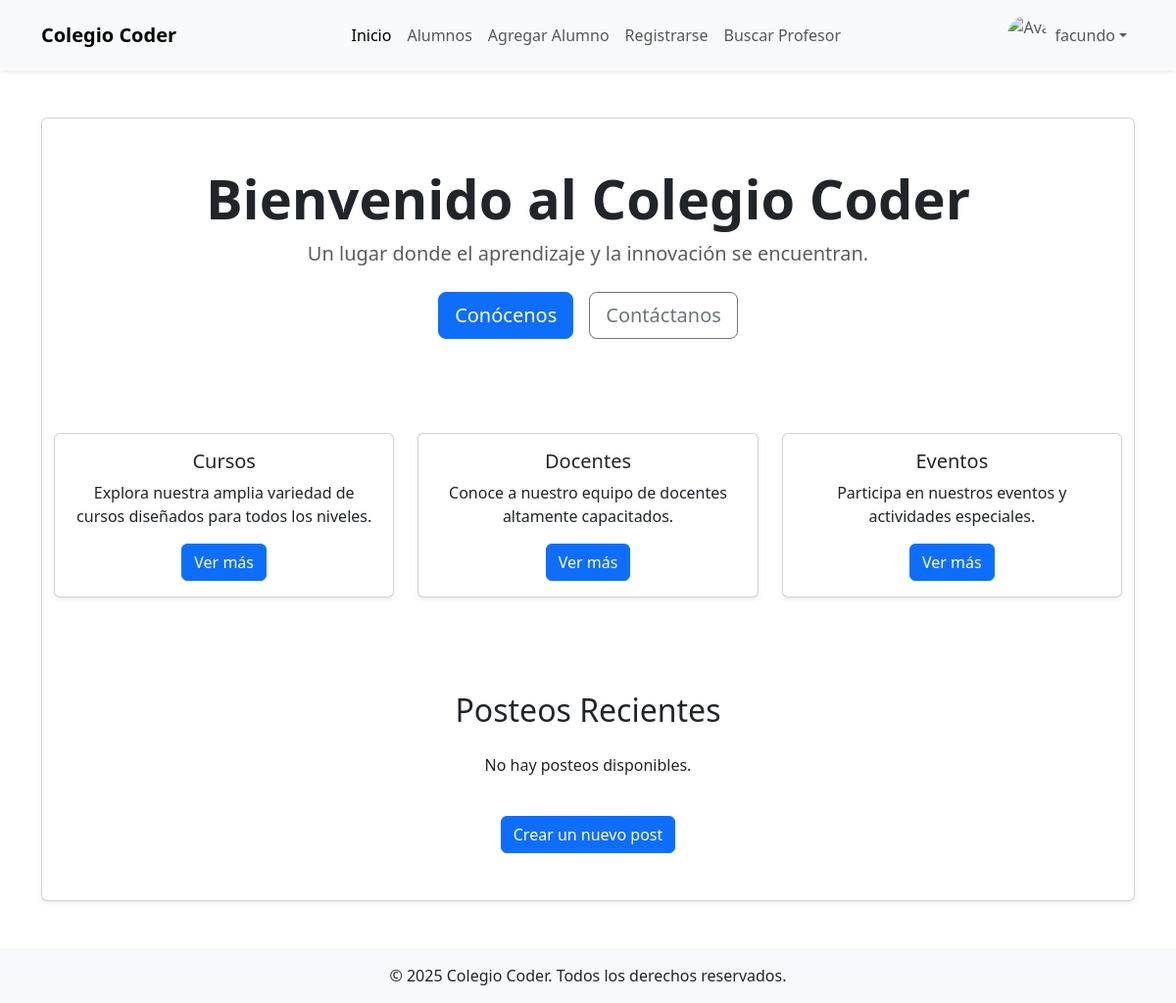
Before: / (signed in) with the older database file.
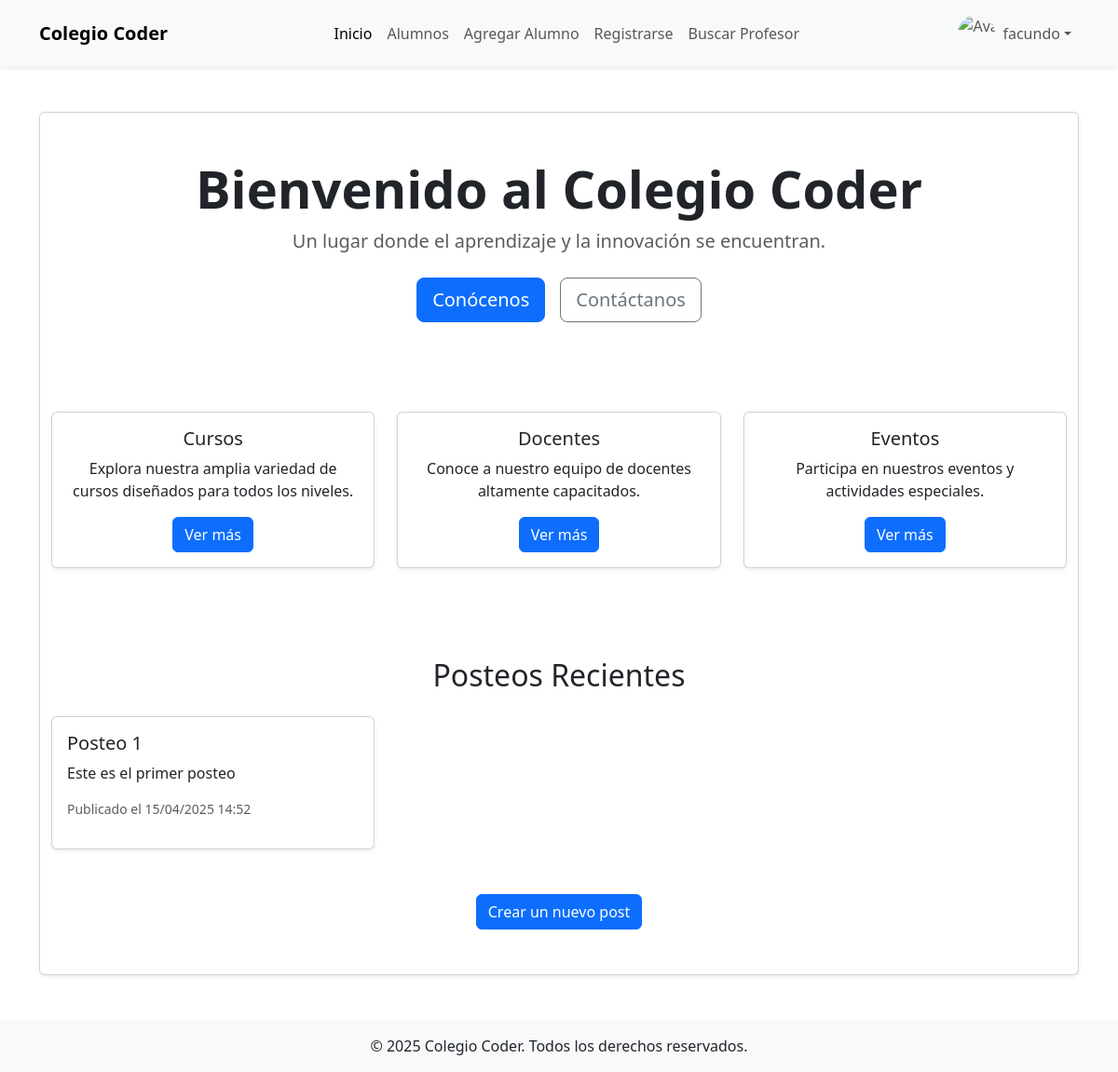
After: the same page with the newer database file.
### PrimeraPagina/models.py (models this page shows, shortened)
class Post(models.Model):
    titulo = models.CharField(max_length=200)
    descripcion = models.TextField()
    fecha_creacion = models.DateTimeField(auto_now_add=True)

### PrimeraPagina/views.py (the view)
# urls.py: path('', views.index, name='index'),
def index(request):
    posteos = Post.objects.all().order_by('-fecha_creacion')  # Ordenar por fecha de creación (más recientes primero)
    return render(request, 'PrimeraPagina/index.html', {'posteos': posteos})

### PrimeraPagina/templates/PrimeraPagina/index.html (shortened to what this page needs)
{% extends "PrimeraPagina/base.html" %}
{% block content %}
<div class="container text-center my-5">
    <h1 class="display-4 fw-bold">Bienvenido al Colegio Coder</h1>
    <p class="lead text-muted">Un lugar donde el aprendizaje y la innovación se encuentran.</p>
    <div class="d-flex justify-content-center mt-4">
        <a href="#" class="btn btn-primary btn-lg me-3">Conócenos</a>
        <a href="#" class="btn btn-outline-secondary btn-lg">Contáctanos</a>
    </div>
</div>
<div class="container my-5">
    <div class="row text-center">
        <div class="col-md-4">
            <div class="card shadow-sm">
                <div class="card-body">
                    <h5 class="card-title">Cursos</h5>
                    <p class="card-text">Explora nuestra amplia variedad de cursos diseñados para todos los niveles.</p>
                    <a href="#" class="btn btn-primary">Ver más</a>
                </div>
            </div>
        </div>
        <div class="col-md-4 mt-4 mt-md-0">
            <div class="card shadow-sm">
                <div class="card-body">
                    <h5 class="card-title">Docentes</h5>
                    <p class="card-text">Conoce a nuestro equipo de docentes altamente capacitados.</p>
                    <a href="#" class="btn btn-primary">Ver más</a>
                </div>
            </div>
        </div>
        <div class="col-md-4 mt-4 mt-md-0">
            <div class="card shadow-sm">
                <div class="card-body">
                    <h5 class="card-title">Eventos</h5>
                    <p class="card-text">Participa en nuestros eventos y actividades especiales.</p>
                    <a href="#" class="btn btn-primary">Ver más</a>
                </div>
            </div>
        </div>
    </div>
</div>
<div class="container my-5">
    <h2 class="text-center mb-4">Posteos Recientes</h2>
    <div class="row">
        {% for post in posteos %}
        <div class="col-md-6 col-lg-4 mb-4">
            <div class="card shadow-sm h-100">
                <div class="card-body">
                    <h5 class="card-title">{{ post.titulo }}</h5>
                    <p class="card-text">{{ post.descripcion|truncatewords:20 }}</p>
                    <p class="text-muted small">Publicado el {{ post.fecha_creacion|date:"d/m/Y H:i" }}</p>
                </div>
            </div>
        </div>
        {% empty %}
        <p class="text-center">No hay posteos disponibles.</p>
        {% endfor %}
    </div>
    <div class="text-center mt-4">
        <a href="{% url 'PrimeraPagina:publica_post' %}" class="btn btn-primary">Crear un nuevo post</a>
    </div>
</div>
{% endblock %}

### PrimeraPagina/templates/PrimeraPagina/base.html (shortened to what this page needs)
{% load static %}
<!DOCTYPE html>
<html lang="es">
<head>
    <link href="https://cdn.jsdelivr.net/npm/bootstrap@5.3.5/dist/css/bootstrap.min.css" rel="stylesheet">
</head>
<body>
    <header>
        <nav class="navbar navbar-expand-lg navbar-light bg-light shadow-sm">
            <div class="container">
                <a class="navbar-brand fw-bold" href="">Colegio Coder</a>
                <div class="collapse navbar-collapse" id="navbarNav">
                    <ul class="navbar-nav ms-auto">
                        <li class="nav-item">
                            <a class="nav-link active" aria-current="page" href="{% url 'PrimeraPagina:index' %}">Inicio</a>
                        </li>
                        <li class="nav-item">
                            <a class="nav-link" href="{% url 'PrimeraPagina:lista_alumnos' %}">Alumnos</a>
                        </li>
                        <li class="nav-item">
                            <a class="nav-link" href="{% url 'PrimeraPagina:ingreso_alumnos' %}">Agregar Alumno</a>
                        </li>
                        <li class="nav-item">
                            <a class="nav-link" href="{% url 'PrimeraPagina:registro_profesores' %}">Registrarse</a>
                        </li>
                        <li class="nav-item">
                            <a class="nav-link" href="{% url 'PrimeraPagina:buscar_profesores' %}">Buscar Profesor</a>
                        </li>
                    </ul>
                    <ul class="navbar-nav ms-auto">
                        {% if user.is_authenticated %}
                            <li class="nav-item dropdown">
                                <a class="nav-link dropdown-toggle d-flex align-items-center" href="#" id="userDropdown" role="button" data-bs-toggle="dropdown" aria-expanded="false">
                                    {% if user.avatar.imagen %}
                                        <img src="{{ user.avatar.imagen.url }}" alt="Avatar" class="rounded-circle me-2" style="width: 40px; height: 40px;">
                                    {% else %}
                                        <img src="{% static 'default-avatar.png' %}" alt="Avatar" class="rounded-circle me-2" style="width: 40px; height: 40px;">
                                    {% endif %}
                                    <span>{{ user.username }}</span>
                                </a>
                            </li>
                        {% else %}
                            <li class="nav-item">
                                <a class="nav-link" href="{% url 'PrimeraPagina:login' %}">Iniciar Sesión</a>
                            </li>
                        {% endif %}
                    </ul>
                </div>
            </div>
        </nav>
    </header>
    <main class="container my-5">
        <div class="card shadow-sm">
        {% block content %}{% endblock content %}
    </main>
    <footer class="bg-light text-center py-3 mt-5">
        <p class="mb-0">&copy; 2025 Colegio Coder. Todos los derechos reservados.</p>
    </footer>
</body>
</html>

Changed rows visible on the page:
added Post: titulo "Posteo 1", descripcion "Este es el primer posteo", fecha_creacion "15/04/2025 14:52"
Other visible differences:
text no longer shown: "No hay posteos disponibles."
